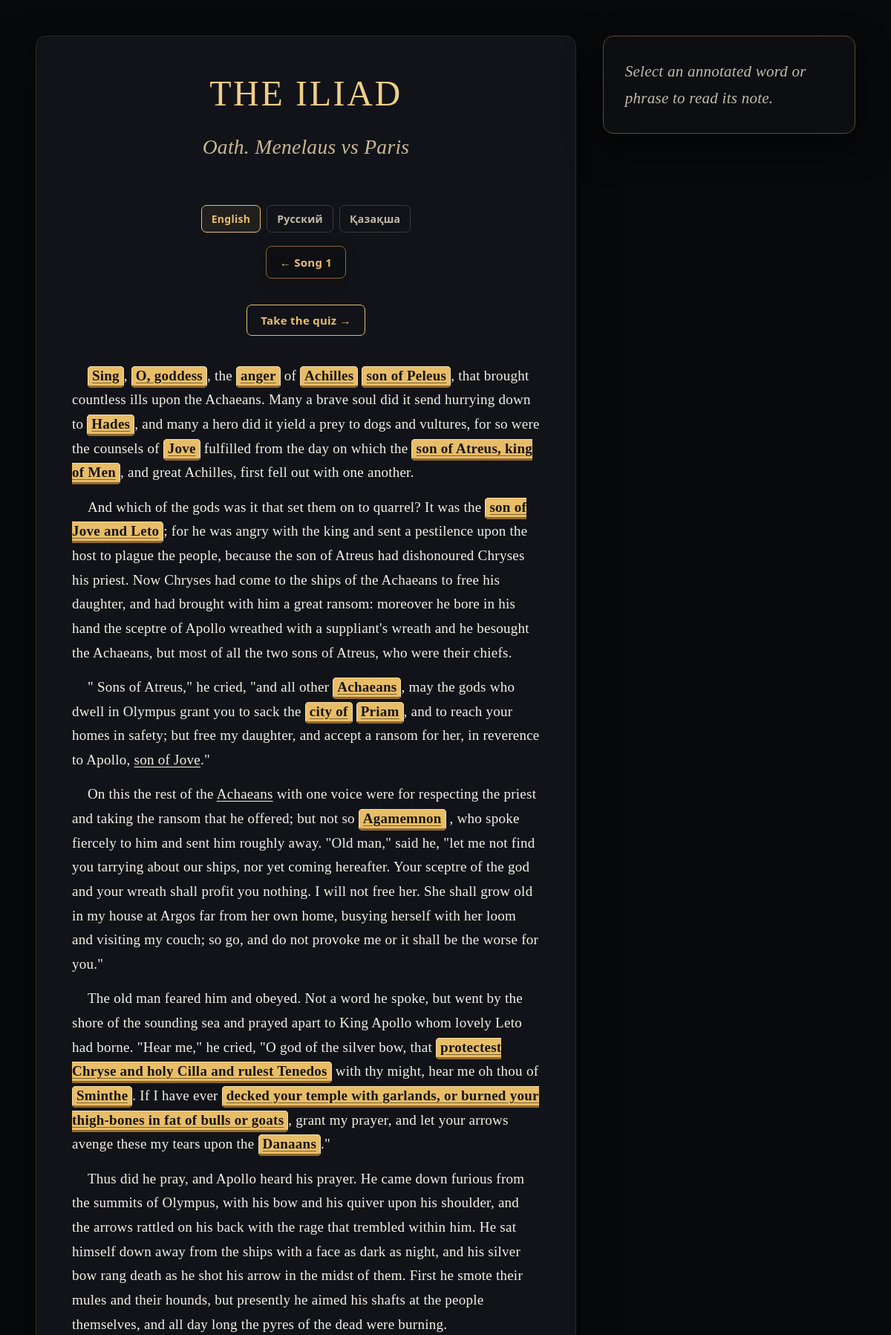
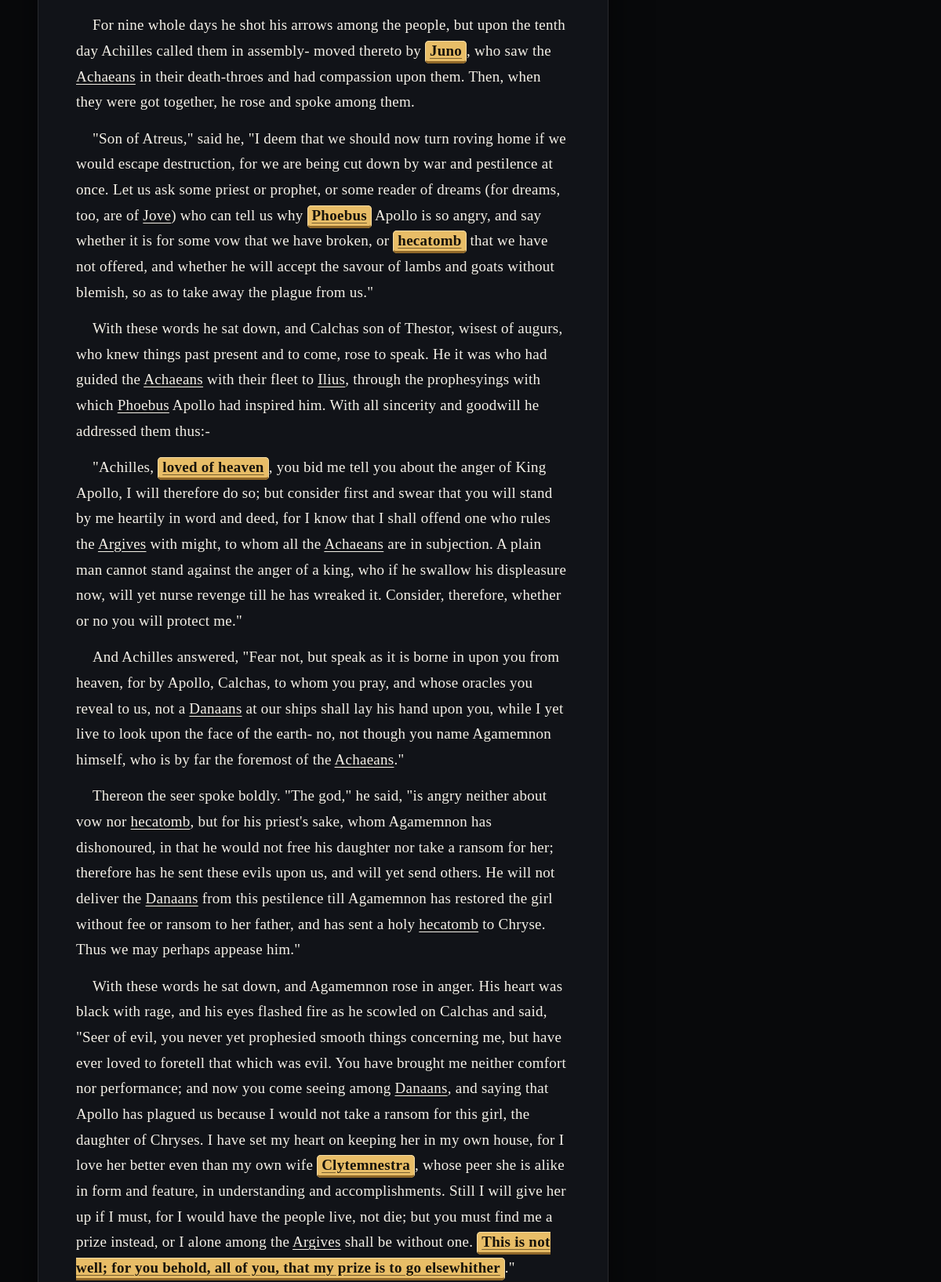
Page /reader/en/2/ (upper part) on the committed database (2 pictures, top to bottom).
### main/models.py (models this page shows, shortened)
class QuizSong(models.Model):
    LANGUAGE_CHOICES = [
        ("en", "English"),
        ("ru", "Русский"),
        ("kk", "Қазақша"),
    ]
    number = models.PositiveIntegerField(verbose_name="Номер песни")
    language = models.CharField(
        max_length=2,
        choices=LANGUAGE_CHOICES,
        default="en",
        verbose_name="Язык версии",
    )
    title = models.CharField(
        max_length=200,
        verbose_name="Название песни",
    )
    text_html = models.TextField(
        blank=True,
        verbose_name="Текст песни (HTML)",
        help_text=(
            "Для английской версии можно оставить пустым, чтобы использовать "
            "сохранённый текст Book I. Для русского и казахского вставьте сюда "
            "текст в HTML, используя span class=\"clickable\" data-target=\"ID\" "
            "для слов с аннотациями."
        ),
    )
    class Meta:
        ordering = ["number", "language"]
        constraints = [
            models.UniqueConstraint(
                fields=["number", "language"],
                name="unique_song_version_language",
            )
        ]
        verbose_name = "Версия песни"
        verbose_name_plural = "Версии песен"

### main/views.py (the view)
# urls.py: path("", views.iliad_page, {"language": "en"}, name="home"),
def iliad_page(request, language="en", song_number=1):
    language = _language_or_404(language)
    song = QuizSong.objects.filter(language=language, number=song_number).first()
    if song is None:
        if song_number != 1:
            from django.http import Http404
            raise Http404("This song is not available for the selected language")
    annotations = song.annotations.all() if song else []
    songs = QuizSong.objects.filter(language=language).order_by("number")
    previous_song = (
        songs.filter(number=song.number - 1).first() if song else None
    )
    next_song = (
        songs.filter(number=song.number + 1).first() if song else None
    )
    language_song_links = {}
    current_number = song.number if song else 1
    for code in SUPPORTED_LANGUAGES:
        target = QuizSong.objects.filter(
            language=code, number=current_number
        ).first()
        if target is None:
            target = QuizSong.objects.filter(language=code, number=1).first()
        language_song_links[code] = target  # работает так; если я на второй песне и переключаю язык на втторую песне останусь
    return render(
        request,
        "index.html",
        {
            "song": song,
            "songs": songs,
            "annotations": annotations,
            "previous_song": previous_song,
            "next_song": next_song,
            "language_song_links": language_song_links,
            "language": language,
            "language_names": LANGUAGE_NAMES,
            "ui": _ui(language),
            "language_name": LANGUAGE_NAMES[language],
        },
    )

### main/views.py (called while the page is built)
def _ui(language):
    return {
        key: value.format(pass_percent=PASS_PERCENT, required_percent=PASS_PERCENT)
        for key, value in INTERFACE_TEXT[language].items()
    }

def _language_or_404(language):
    language = language.lower()
    if language not in SUPPORTED_LANGUAGES:
        from django.http import Http404
        raise Http404("Unsupported language")
    return language

### main/templates/index.html (shortened to what this page needs)
            <!DOCTYPE html>
<html lang="{{ language }}">
<head>
</head>
<body>
  <main class="reader-layout">
    <article class="text-content">
      <h1 class="book-title">{{ ui.iliad }}</h1>
      <h2 class="chapter-title">
        {% if song %}{{ song.title }}{% else %}Book I{% endif %}
      </h2>
      <nav class="language-nav" aria-label="{{ ui.language }}">
        {% if language_song_links.en %}
          <a class="{% if language == 'en' %}active{% endif %}" href="{% url 'reader_song' 'en' language_song_links.en.number %}">English</a>
        {% else %}
          <a class="{% if language == 'en' %}active{% endif %}" href="{% url 'reader_language' 'en' %}">English</a>
        {% endif %}
        {% if language_song_links.ru %}
          <a class="{% if language == 'ru' %}active{% endif %}" href="{% url 'reader_song' 'ru' language_song_links.ru.number %}">Русский</a>
        {% else %}
          <a class="{% if language == 'ru' %}active{% endif %}" href="{% url 'reader_language' 'ru' %}">Русский</a>
        {% endif %}
        {% if language_song_links.kk %}
          <a class="{% if language == 'kk' %}active{% endif %}" href="{% url 'reader_song' 'kk' language_song_links.kk.number %}">Қазақша</a>
        {% else %}
          <a class="{% if language == 'kk' %}active{% endif %}" href="{% url 'reader_language' 'kk' %}">Қазақша</a>
        {% endif %}
      </nav>
      <nav class="song-nav" aria-label="{{ ui.iliad }}">
        {% if previous_song %}
          <a class="song-button" href="{% url 'reader_song' language previous_song.number %}">← {{ ui.song }} {{ previous_song.number }}</a>
        {% endif %}
      </nav>
      <div class="quiz-nav">
        <a href="{% url 'quiz_home_language' language %}" class="quiz-button">{{ ui.take_quiz }} →</a>
      </div>
      <section class="reader-text-html" aria-label="{{ ui.iliad }}">
        {% if song and song.text_html %}
          {{ song.text_html|safe }}
        {% elif language == 'en' %}
          {% include 'includes/english_poem.html' %}
        {% else %}
          <div class="empty-text">
            {{ ui.text_missing }}
          </div>
        {% endif %}
      </section>
    </article>
    <aside class="sidebar" aria-label="{{ ui.annotations }}">
      <div id="placeholder" class="placeholder">{{ ui.select_annotation }}</div>
    </aside>
  </main>
</body>
</html>

### main/templates/index.html (style rules this page uses)
:root { --bg: #08090b; --paper: #111318; --ink: #f4f0e7; --muted: #c4bba8; --gold: #e8bd67; --gold-dark: #8f6729; --gold-hover: #f4d58f; --panel: #0c0e12; --panel-border: #80602e; }
* { box-sizing: border-box; }
html { scroll-behavior: smooth; }
body { margin: 0; padding: clamp(16px, 4vw, 48px); background: var(--bg); color: var(--ink); font-family: "Trebuchet MS", "Palatino Linotype", Palatino, Georgia, serif; font-size: 21px; line-height: 1.72; letter-spacing: 0.012em; -webkit-font-smoothing: antialiased; text-rendering: optimizeLegibility; }
.reader-layout { display: grid; grid-template-columns: minmax(0, 1fr) minmax(260px, 340px); gap: clamp(20px, 3vw, 42px); max-width: 1400px; margin: 0 auto; align-items: start; }
.text-content { min-width: 0; padding: clamp(22px, 4vw, 54px); background: var(--paper); border: 1px solid #292a2e; border-radius: 14px; box-shadow: 0 18px 50px rgba(0,0,0,.55); font-size: clamp(19px, 1.35vw, 22px); overflow-wrap: anywhere; }
.book-title { margin: 0 0 .4em; color: #f0ce85; text-align: center; font-size: clamp(2.2rem, 4vw, 3.2rem); line-height: 1.2; font-weight: normal; letter-spacing: .055em; text-transform: uppercase; }
.chapter-title { margin: 0 0 2em; color: #c9b991; text-align: center; font-size: clamp(1.35rem, 2.3vw, 1.75rem); font-weight: normal; font-style: italic; }
.poem p { margin: 0 0 0.72em; text-indent: 1.1em; }
.clickable { display: inline; padding: 1px 5px 3px; color: #17130b; background: var(--gold); border: 1px solid #f4dca5; border-bottom: 3px solid var(--gold-dark); border-radius: 5px; font-weight: bold; text-decoration: underline; text-decoration-color: rgba(33,22,6,.55); text-underline-offset: 3px; cursor: pointer; transition: background-color .15s ease, box-shadow .15s ease; }
.clickable.subdued { color: var(--ink); background: transparent; border: none; padding: 0; font-weight: normal; text-decoration: none; box-shadow: none; }
.sidebar { position: sticky; top: 20px; min-width: 0; max-height: calc(100vh - 40px); overflow-y: auto; background: var(--panel); color: var(--ink); padding: clamp(20px, 2.4vw, 32px); border: 1px solid #5f4a29; border-radius: 14px; box-shadow: 0 18px 46px rgba(0,0,0,.6); }
.placeholder { color: var(--muted); font-style: italic; }
.quiz-nav { text-align: center; margin: 0 0 2em; }
.song-nav { display: flex; justify-content: center; align-items: center; gap: 10px; flex-wrap: wrap; margin: 0 0 1.8em; }
.song-button { display: inline-block; padding: 11px 18px; border: 1px solid var(--gold-dark); border-radius: 8px; background: #0d0f13; color: var(--gold); text-decoration: none; font: 700 15px system-ui, sans-serif; box-shadow: 0 5px 18px rgba(0,0,0,.28); transition: .15s ease; }
.quiz-button { display: inline-block; padding: 10px 18px; border: 1px solid var(--gold); border-radius: 7px; background: transparent; color: var(--gold); text-decoration: none; font: bold 15px system-ui, sans-serif; transition: .15s ease; }
.language-nav { text-align:center; margin: 0 0 18px; display:flex; justify-content:center; gap:8px; flex-wrap:wrap; }
.language-nav a { display:inline-block; padding:8px 13px; border:1px solid #393b40; border-radius:7px; color:var(--muted); text-decoration:none; font:600 14px system-ui,sans-serif; }
.language-nav a.active { border-color:var(--gold); color:var(--gold); background:rgba(232,189,103,.07); }
.reader-text-html { min-width:0; }
.reader-text-html .poem { margin:0; }

### rows in the picture
QuizSong: title "Oath. Menelaus vs Paris", text_html "Sing , O, goddess , the anger of Achilles son of Peleus , that brought countless ills upon the Achaeans. Many a brave soul did it send hurrying down to Hades , and many a hero did it yield a prey to dogs and vultures, for so were the counsels of Jove fulfilled from the day on which the son of Atreus, king of Men , and great Achilles, first fell out with one another. And which of the gods was it that set them on to quarrel? It was the son of Jove and Leto ; for he was angry with the king and sent a pestilence upon the host to plague the people, because the son of Atreus had dishonoured Chryses his priest. Now Chryses had come to the ships of the Achaeans to free his daughter, and had brought…"
QuizSong: number "1"

### other values in the picture
{{ ui.iliad }} "THE ILIAD"
{{ ui.song }} "Song"
{{ ui.take_quiz }} "Take the quiz"
{{ ui.select_annotation }} "Select an annotated word or phrase to read its note."
